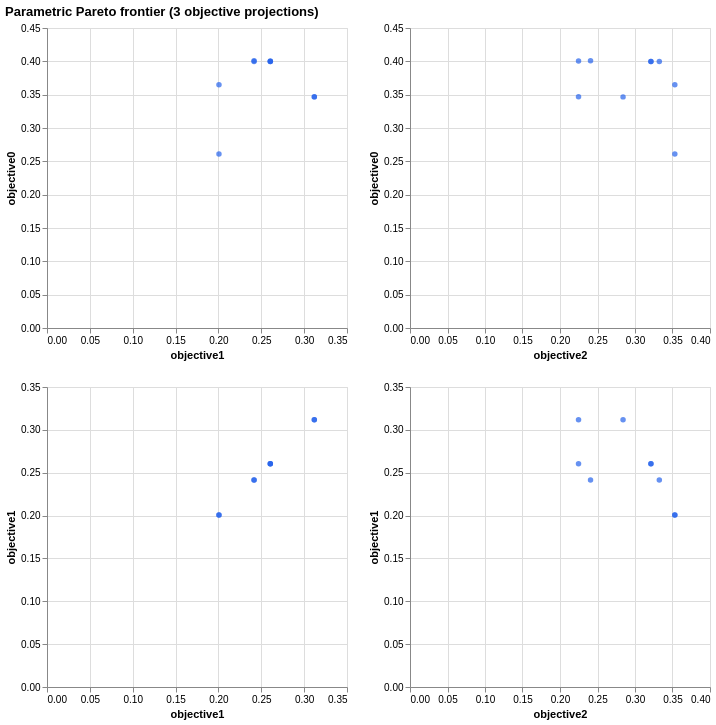

Express this chart as Vega-Lite.
### Vega-Lite specification from a JSON file in a GitHub repository (floating-point values rounded to 4 significant figures)
{"$schema": "https://vega.github.io/schema/vega-lite/v5.json", "title": "Parametric Pareto frontier (3 objective projections)", "width": 250, "height": 250, "data": {"values": [{"index": 0, "objective0": 0.2612, "objective1": 0.2006, "objective2": 0.3531, "selectedCount": 10}, {"index": 1, "objective0": 0.3648, "objective1": 0.2006, "objective2": 0.3531, "selectedCount": 10}, {"index": 2, "objective0": 0.3997, "objective1": 0.2605, "objective2": 0.3212, "selectedCount": 10}, {"index": 3, "objective0": 0.3467, "objective1": 0.3119, "objective2": 0.2841, "selectedCount": 10}, {"index": 4, "objective0": 0.3467, "objective1": 0.3119, "objective2": 0.2247, "selectedCount": 10}, {"index": 5, "objective0": 0.3998, "objective1": 0.2416, "objective2": 0.3324, "selectedCount": 10}, {"index": 6, "objective0": 0.3999, "objective1": 0.2605, "objective2": 0.3212, "selectedCount": 10}, {"index": 7, "objective0": 0.4004, "objective1": 0.2605, "objective2": 0.2247, "selectedCount": 10}, {"index": 8, "objective0": 0.4007, "objective1": 0.2416, "objective2": 0.2407, "selectedCount": 10}]}, "repeat": {"column": ["objective1", "objective2"], "row": ["objective0", "objective1"]}, "spec": {"mark": {"type": "point", "filled": true, "color": "#2563eb"}, "encoding": {"x": {"field": {"repeat": "column"}, "type": "quantitative"}, "y": {"field": {"repeat": "row"}, "type": "quantitative"}}}}
